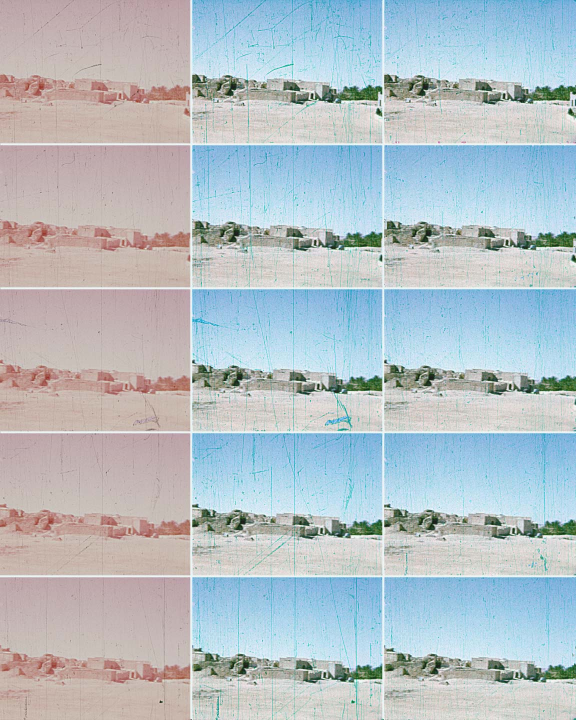
%> input picture film1_big.jpg, 1152 x 1440 px (shown at 1/2 size)
$ octave SubtractCC_noel.m   (GNU Octave 9; MATLAB toolbox functions it lacks are replaced by stand-ins)
%> lines starting %> are read from the running program, lines starting %| are printed output that depends on the picture; in (x1, y1, x2, y2) boxes, pixels count from 0 and x2, y2 are one past the last pixel; in counts of white or black regions, pixels touching at a corner belong together; the program's own positions count from 1
close all
original_picture_full = imread('film1_big.jpg');
%> original_picture_full is the input picture: size 1440x1152x3 uint8; mean R, G, B 180.5, 191.4, 197.4
% The whole image
% figure()
% imshow(original_picture_full,[])

% First image in the second column. DONT CHANGE VALUES!
original_picture_1 = imcrop(original_picture_full, [383 0 383 290]); %    First image in the second column
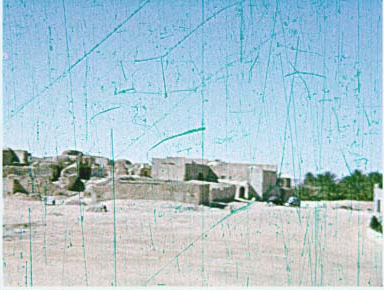
%> original_picture_1: size 290x384x3 uint8; mean R, G, B 172.7, 198.7, 209.1
original_picture_2 = imcrop(original_picture_full, [383 290 383 287]); %    Second image in the second column
original_picture_3 = imcrop(original_picture_full, [383 577 383 287]); %    Third image in the second column
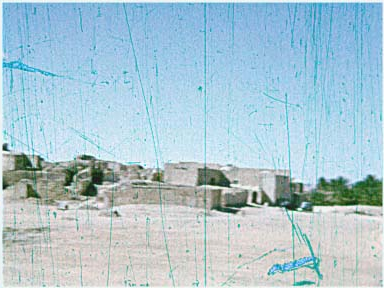
%> original_picture_3: size 288x384x3 uint8; mean R, G, B 171.8, 198.9, 210.5
original_picture_4 = imcrop(original_picture_full, [383 864 383 287]); %    Fourth image in the second column
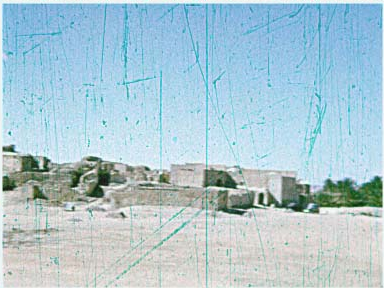
%> original_picture_4: size 288x384x3 uint8; mean R, G, B 172.9, 200.3, 210.8
original_picture_5 = imcrop(original_picture_full, [383 1151 383 287]); %    Fifth image in the second column
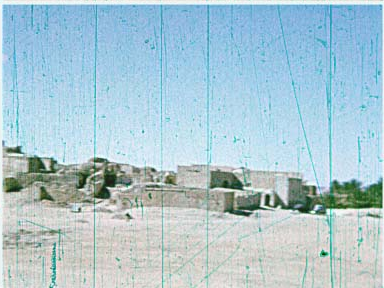
%> original_picture_5: size 288x384x3 uint8; mean R, G, B 172.4, 199.9, 210.2


figure()
imshow(original_picture_1,[])

difference = imabsdiff(original_picture_1(:,:,1), original_picture_1(:,:,3)+original_picture_1(:,:,2));
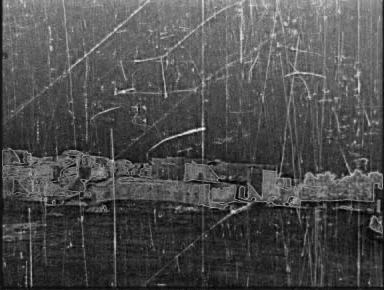
%> difference: size 290x384 uint8; min 0, max 254, mean 77.4
difference_bw = im2bw(difference);
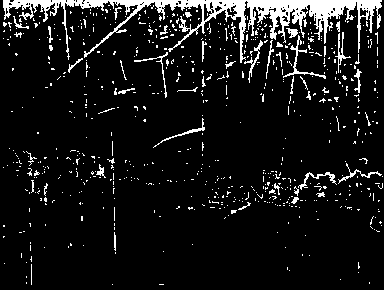
%> difference_bw: size 290x384 logical; 8.9% white; 696 white regions (652 under 20 px), largest, box (x1, y1, x2, y2) and area: (3, 0, 382, 63) 5319, (283, 35, 326, 79) 214, (298, 172, 337, 190) 146

mask = bwareaopen(difference_bw, 5);
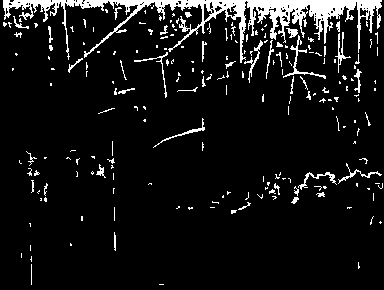
%> mask: size 290x384 logical; 8.1% white; 209 white regions (165 under 20 px), largest, box (x1, y1, x2, y2) and area: (3, 0, 382, 63) 5319, (283, 35, 326, 79) 214, (298, 172, 337, 190) 146

%> (the run ends here)
